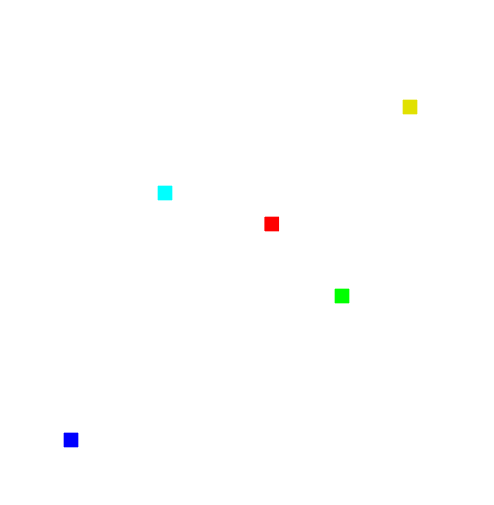
#> input picture Map/Multitarget.png, 494 x 505 px, found by its file name
$ python image_analysis_multitarget.py
#> lines starting #> are read from the running program, lines starting #| are printed output that depends on the picture; after the words box and inside, x2 and y2 are one past the last pixel; in counts of white or black regions, pixels touching at a corner belong together; long printed decimals are rounded
import cv2
import numpy as np
from sklearn.cluster import KMeans


def load_image(image_path):
    """Load an image from a given path."""
    image = cv2.imread(image_path)
#> image is the input picture: shape (505, 494, 3); mean B, G, R 254.3, 254.5, 254.3
    if image is None:
        raise ValueError("Error: Could not load image!")
    return image


def detect_endpoints(image):
    red_centroid = None
    endpoint_centroids = []
    endpoint_colors = []

    # Convert to grayscale and apply adaptive thresholding
    gray = cv2.cvtColor(image, cv2.COLOR_BGR2GRAY)
    thresh = cv2.adaptiveThreshold(gray, 255, cv2.ADAPTIVE_THRESH_GAUSSIAN_C, cv2.THRESH_BINARY_INV, 11, 2)
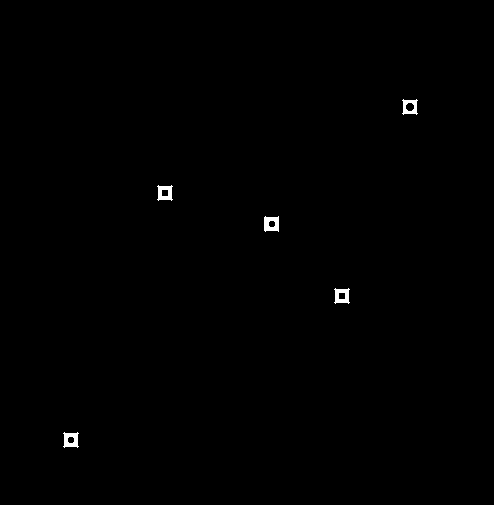
#> thresh: shape (505, 494); 0.34% white; 5 white regions

    # Find contours in the thresholded image
    contours, _ = cv2.findContours(thresh, cv2.RETR_EXTERNAL, cv2.CHAIN_APPROX_SIMPLE)
#> contours = 5 contours; box (x1, y1, x2, y2) and area: (264, 216, 279, 232) 185, (63, 432, 79, 448) 175, (334, 288, 350, 304) 175, (157, 185, 173, 201) 175, (402, 99, 418, 115) 175

    # Sort contours by area (to distinguish between starting point and endpoints)
    sorted_contours = sorted(contours, key=cv2.contourArea, reverse=True)
#> sorted_contours has the same summary as contours

    # The largest contour is the starting point
    M = cv2.moments(sorted_contours[0])
#> M = moments, m00 185, centre m10/m00, m01/m00 = (271, 223.5)
    cX = int(M["m10"] / M["m00"])
#> cX = 270
    cY = int(M["m01"] / M["m00"])
#> cY = 223
    red_centroid = (cY, cX)
#> red_centroid = (223, 270)

    # Remaining contours are endpoints
    for contour in sorted_contours[1:]:
        M = cv2.moments(contour)
        cX = int(M["m10"] / M["m00"])
        cY = int(M["m01"] / M["m00"])
        color = image[cY, cX]
        endpoint_centroids.append((cY, cX))
        endpoint_colors.append(tuple(color))
#> this loop made 4 passes
#> (cX, cY, color) on passes 1 to 4: (70, 439, [255, 0, 0]), (341, 295, [0, 255, 0]), (164, 192, [255, 255, 0]), (409, 106, [0, 225, 225])
#> after the loop, endpoint_centroids = [(439, 70), (295, 341), (192, 164), (106, 409)]; endpoint_colors = [(255, 0, 0), (0, 255, 0), (255, 255, 0), (0, 225, 225)]

    return red_centroid, endpoint_centroids, endpoint_colors


def compute_direction(angle_from_east):
    """Compute the cardinal direction based on the angle from East."""
    if 0 <= angle_from_east < 90:
        return f"East by South, {angle_from_east:.2f}° from East"
    elif 90 <= angle_from_east < 180:
        return f"South by West, {angle_from_east - 90:.2f}° from South"
    elif 180 <= angle_from_east < 270:
        return f"West by North, {angle_from_east - 180:.2f}° from West"
    elif 270 <= angle_from_east < 360:
        return f"North by East, {angle_from_east - 270:.2f}° from North"


# ... [rest of the imports and function definitions]

def compute_distances_and_directions(red_centroid, endpoint_centroids):
    distances_and_directions = []
    for endpoint in endpoint_centroids:
        dx = endpoint[1] - red_centroid[1]
        dy = endpoint[0] - red_centroid[0]

        angle_with_horizontal = np.degrees(np.arctan2(dy, dx))
        adjusted_angle = (angle_with_horizontal + 360) % 360
        pixel_distance = np.sqrt(dx ** 2 + dy ** 2)

        distances_and_directions.append((pixel_distance, adjusted_angle))

    # Sort based on distance
    sorted_distances_and_directions, sorted_endpoints = zip(*sorted(zip(distances_and_directions, endpoint_centroids)))

    return sorted_endpoints, sorted_distances_and_directions


if __name__ == "__main__":
    image_path = "E:\\AR_Wayfinding_Project\\assets\\Multitarget.png"
    image = load_image(image_path)
    pixel_to_meter_ratio = 0.1

    red_centroid, endpoint_centroids, endpoint_colors = detect_endpoints(image)
#> red_centroid = (223, 270); endpoint_centroids = [(439, 70), (295, 341), (192, 164), (106, 409)]
    sorted_endpoints, sorted_distances_and_directions = compute_distances_and_directions(red_centroid,
                                                                                        endpoint_centroids)
#> the loop in compute_distances_and_directions, `for endpoint in endpoint_centroids:` made 4 passes
#> (endpoint, dx, dy, angle_with_horizontal, adjusted_angle, pixel_distance) on passes 1 to 4: ((439, 70), -200, 216, 132.8, 132.8, 294.4), ((295, 341), 71, 72, 45.4, 45.4, 101.1), ((192, 164), -106, -31, -163.7, 196.3, 110.4), ((106, 409), 139, -117, -40.09, 319.9, 181.7)
#> after the loop in compute_distances_and_directions, `for endpoint in endpoint_centroids:`: distances_and_directions = [(294.4, 132.8), (101.1, 45.4), (110.4, 196.3), (181.7, 319.9)]
#> in compute_distances_and_directions, `sorted_distances_and_directions, sorted_endpoints = zip(*sorted(zip(di..`: sorted_distances_and_directions = ((101.1, 45.4), (110.4, 196.3), (181.7, 319.9), (294.4, 132.8)); sorted_endpoints = ((295, 341), (192, 164), (106, 409), (439, 70))
#> sorted_endpoints = ((295, 341), (192, 164), (106, 409), (439, 70))

    # Mark the starting point (red)
    cv2.circle(image, (int(red_centroid[1]), int(red_centroid[0])), 10, (0, 0, 255), -1)
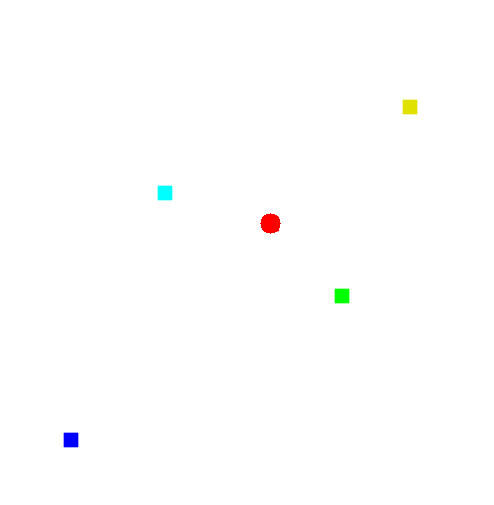
#> image: shape (505, 494, 3); 0.05% of pixels changed, all inside (x1, y1, x2, y2) = (260, 213, 281, 234)
    print("Starting Point:")
    print(f"Position: {red_centroid}")
#| Position: (223, 270)

    for i, (endpoint, (distance, direction)) in enumerate(zip(sorted_endpoints, sorted_distances_and_directions)):
        # Displaying the results on the image
        color = image[endpoint[0], endpoint[1]]
        cv2.circle(image, (int(endpoint[1]), int(endpoint[0])), 10, tuple(map(int, color)), -1)
        cv2.line(image, (int(red_centroid[1]), int(red_centroid[0])), (int(endpoint[1]), int(endpoint[0])),
                 tuple(map(int, color)), 2)

        # Printing distances and directions
        real_world_distance = distance * pixel_to_meter_ratio
        print(f"Endpoint {i + 1}:")
        print(f"Real-world distance from start: {real_world_distance} meters")
        print(f"Direction from start: {compute_direction(direction)}")
#> this loop made 4 passes
#> (endpoint, distance, direction, color, real_world_distance) on passes 1 to 4: ((295, 341), 101.1, 45.4, [0, 255, 0], 10.11), ((192, 164), 110.4, 196.3, [255, 255, 0], 11.04), ((106, 409), 181.7, 319.9, [0, 225, 225], 18.17), ((439, 70), 294.4, 132.8, [255, 0, 0], 29.44)
#| Endpoint 1:
#| Real-world distance from start: 10.112 meters
#| Direction from start: East by South, 45.40° from East
#| Endpoint 2:
#| Real-world distance from start: 11.044 meters
#| Direction from start: West by North, 16.30° from West
#| Endpoint 3:
#| Real-world distance from start: 18.169 meters
#| Direction from start: North by East, 49.91° from North
#| Endpoint 4:
#> (further printed lines are left out)
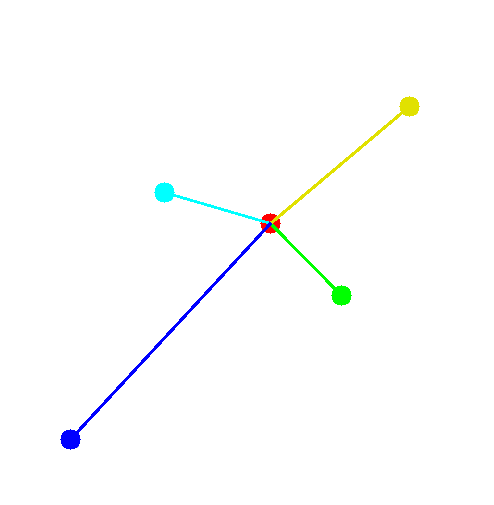
#> image: shape (505, 494, 3); 1% of pixels changed, all inside (x1, y1, x2, y2) = (60, 96, 420, 450)

    cv2.imshow('Processed Image', image)
    cv2.waitKey(0)
    cv2.destroyAllWindows()
